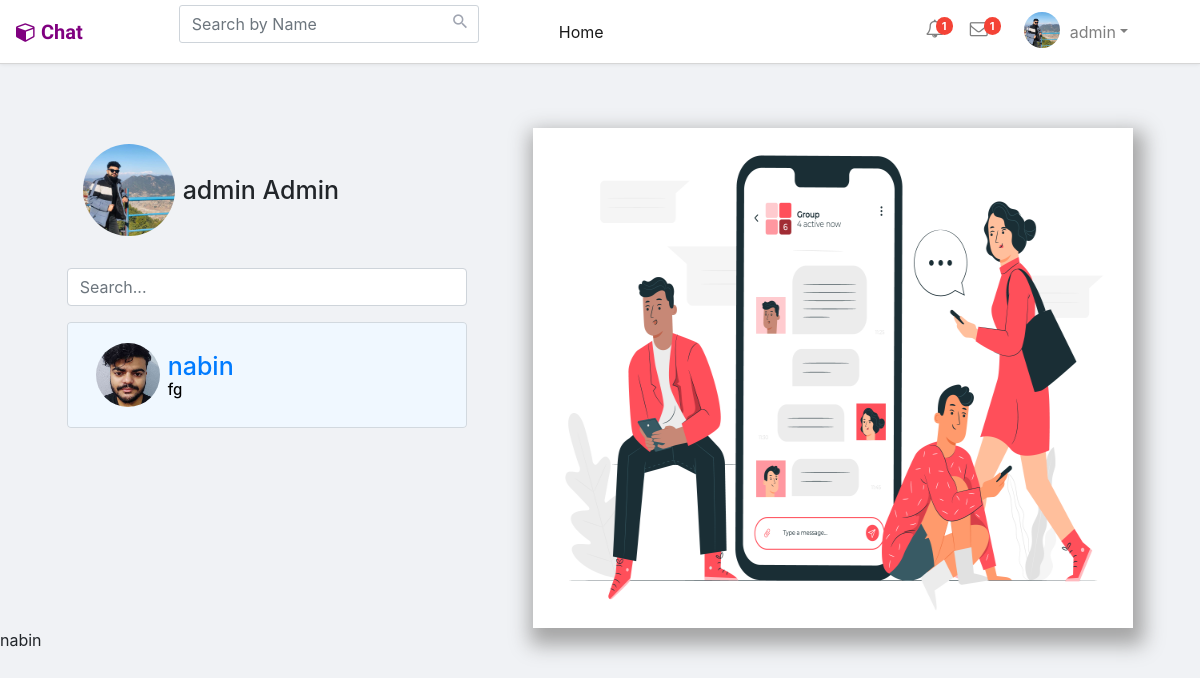
Page /client/final_one.php (signed in) on the earlier database version.
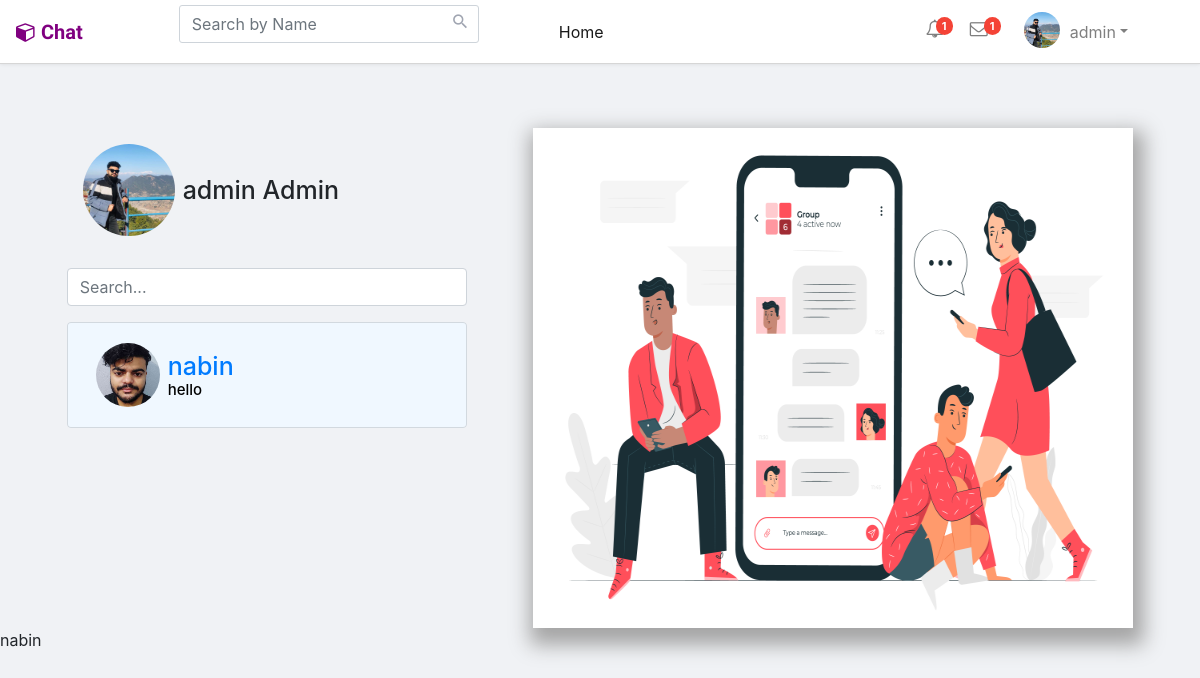
Same page on the later database version.
### tables this page shows
CREATE TABLE `users` (
  `user_id` int(11) NOT NULL,
  `name` varchar(255) NOT NULL,
  `username` varchar(255) NOT NULL,
  `lastname` varchar(200) NOT NULL,
  `gender` varchar(20) NOT NULL,
  `email` varchar(255) NOT NULL,
  `phone` int(11) NOT NULL,
  `password` varchar(1000) NOT NULL,
  `p_p` varchar(255) DEFAULT 'user-default.png',
  `c_p` varchar(255) NOT NULL,
  `last_seen` datetime NOT NULL DEFAULT current_timestamp(),
  `is_blocked` int(11) NOT NULL DEFAULT 0,
  `report` int(10) NOT NULL,
  `verification_code` varchar(255) NOT NULL,
  `verified` int(50) NOT NULL DEFAULT 0,
  `interests` varchar(500) NOT NULL
);

CREATE TABLE `chats` (
  `chat_id` int(11) NOT NULL,
  `from_id` int(11) NOT NULL,
  `to_id` int(11) NOT NULL,
  `message` text NOT NULL,
  `chat_img` varchar(255) NOT NULL,
  `opened` tinyint(1) NOT NULL DEFAULT 0,
  `is_blocked` varchar(1) NOT NULL DEFAULT '0',
  `created_at` datetime NOT NULL DEFAULT current_timestamp()
);

### server/helpers/user.php (called while the page is built)
<?php
function getUser($username, $conn){
   $sql = "SELECT * FROM users
           WHERE username=?
          ORDER BY `user_id` DESC";
   $stmt = $conn->prepare($sql);
   $stmt->execute([$username]);
   if ($stmt->rowCount() === 1) {
   	 $user = $stmt->fetch();
   	 return $user;
   }else {
   	$user = [];
   	return $user;
   }
}

### client/include.php (called while the page is built, shortened)
<?php
  if (isset($_SESSION['username'])) {
  	include '../server/db.conn.php';
  	include '../server/helpers/user.php';
  	include '../server/helpers/conversations.php';
    include '../server/helpers/last_chat.php';
  	$user = getUser($_SESSION['username'], $conn);
  	$conversations = getConversation($user['user_id'], $conn);
?>
<?php } ?>

### server/helpers/conversations.php (called while the page is built)
<?php
function getConversation($user_id, $conn){
    $sql = "SELECT * FROM conversations
            WHERE user_1=? OR user_2=?
            ORDER BY conversation_id DESC";
    $stmt = $conn->prepare($sql);
    $stmt->execute([$user_id, $user_id]);
    if($stmt->rowCount() > 0){
        $conversations = $stmt->fetchAll();
        $user_data = [];
        foreach($conversations as $conversation){
            if ($conversation['user_1'] == $user_id) {
            	$sql2  = "SELECT *
            	          FROM users WHERE user_id=?
                        ORDER BY `user_id` DESC";
            	$stmt2 = $conn->prepare($sql2);
            	$stmt2->execute([$conversation['user_2']]);
            }else {
            	$sql2  = "SELECT *
            	          FROM users WHERE user_id=?
                        ORDER BY `user_id` DESC";
            	$stmt2 = $conn->prepare($sql2);
            	$stmt2->execute([$conversation['user_1']]);
            }
            $allConversations = $stmt2->fetchAll();
            array_push($user_data, $allConversations[0]);
        }
        return $user_data;
    }else {
    	$conversations = [];
    	return $conversations;
    }
}

### server/helpers/last_chat.php (called while the page is built, shortened)
<?php
function lastChat($id_1, $id_2, $conn){
   $sql = "SELECT * FROM chats
           WHERE (from_id=? AND to_id=?)
           OR    (to_id=? AND from_id=?)
           ORDER BY chat_id DESC  ";
    $stmt = $conn->prepare($sql);
    $stmt->execute([$id_1, $id_2, $id_1, $id_2]);
    if ($stmt->rowCount() > 0) {
    	$chat = $stmt->fetch();
        return base64_decode(substr( $chat['message'],0,20));
    	return base64_decode($chat['message']);
    	return $chat['opened'];
    }else {
    	$chat = '';
    	return $chat;
    }
}
?>

### client/final_one.php (the view, shortened to what this page needs)
<?php
include 'include.php';
?>
<body>
    <?php include 'nav.php' ?>
    <div class="maincontainer" style="display: flex;     margin-top: 8pc;     justify-content: space-evenly;">
        <div style="width: 25pc; display: inline-block;">
            <div class="d-flex mb-3 p-3  justify-content-between align-items-center">
                <div class="d-flex align-items-center">
                    <img src="assets/uploads/<?= $user['p_p'] ?>" class=" image w-25 rounded-circle">
                    <h3 class=" fs-xs m-2">
                        <?= $user['name'] ?>
                        <?= $user['lastname'] ?>
                    </h3>
                </div>
            </div>
            <form class="">
                <div class="input-group mb-3">
                    <input type="text" placeholder="Search..." id="searchTextt" name="type" class="form-control round">
                </div>
                    <?php if (!empty($conversations)) { ?>
                        <?php
                        foreach ($conversations as $conversation) { ?>
                        <?php } ?>
                    <?php } else { ?>
                    <?php } ?>
            </form>
            <ul id="chatList" class="list-group mvh-50 overflow-auto" style="top:0">
                <?php if (!empty($conversations)) { ?>
                    <?php
                    foreach ($conversations as $conversation) { ?>
                        <li class="list-group-item">
                            <a href="final.php?user=<?= $conversation['username'] ?>" class="d-flex
		    			justify-content-between
		    			align-items-center p-2">
                                <div class="d-flex
		    			 align-items-center">
                                    <img src="assets/uploads/<?= $conversation['p_p'] ?>" class="w-10 rounded-circle" style="width:4pc;">
                                    <h3 class="fs-xs m-2">
                                        <?= $conversation['name'] ?><br>
                                        <div class="message" style="color:black; font-size:15px">
                                            <?php
                                            echo  lastChat($_SESSION['user_id'], $conversation['user_id'], $conn);
                                            ?>
                                        </div>
                                    </h3>
                                </div>
                            </a>
                        </li>
                    <?php } ?>
                <?php } ?>
            </ul>
        </div>
        <div class="image">
            <img src="assets/img/chatimg.jpg" alt="" srcset="" width="600" height="500">
        </div>
    </div>
</body>
</html>
<?= $conversation['name'] ?><br>

Differences in the rows shown:
changed users "nabin": user_id.message "fg" → "hello"
